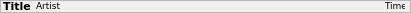
<?xml version="1.0" encoding="UTF-8"?>
<ui version="4.0">
 <class>PlaylistEntrySmall</class>
 <widget class="QFrame" name="PlaylistEntrySmall">
  <property name="geometry">
   <rect>
    <x>0</x>
    <y>0</y>
    <width>411</width>
    <height>13</height>
   </rect>
  </property>
  <property name="windowTitle">
   <string>PlaylistEntrySmall</string>
  </property>
  <property name="frameShape">
   <enum>QFrame::StyledPanel</enum>
  </property>
  <property name="frameShadow">
   <enum>QFrame::Raised</enum>
  </property>
  <layout class="QGridLayout" name="gridLayout">
   <property name="leftMargin">
    <number>2</number>
   </property>
   <property name="topMargin">
    <number>0</number>
   </property>
   <property name="rightMargin">
    <number>5</number>
   </property>
   <property name="bottomMargin">
    <number>0</number>
   </property>
   <property name="spacing">
    <number>5</number>
   </property>
   <item row="0" column="0">
    <widget class="QLabel" name="lab_title">
     <property name="minimumSize">
      <size>
       <width>0</width>
       <height>10</height>
      </size>
     </property>
     <property name="maximumSize">
      <size>
       <width>546</width>
       <height>10</height>
      </size>
     </property>
     <property name="font">
      <font>
       <family>DejaVu Sans</family>
       <pointsize>8</pointsize>
       <weight>75</weight>
       <bold>true</bold>
      </font>
     </property>
     <property name="text">
      <string>Title</string>
     </property>
    </widget>
   </item>
   <item row="0" column="3">
    <widget class="QLabel" name="lab_time">
     <property name="minimumSize">
      <size>
       <width>20</width>
       <height>10</height>
      </size>
     </property>
     <property name="maximumSize">
      <size>
       <width>20</width>
       <height>10</height>
      </size>
     </property>
     <property name="font">
      <font>
       <family>DejaVu Sans</family>
       <pointsize>7</pointsize>
      </font>
     </property>
     <property name="lineWidth">
      <number>0</number>
     </property>
     <property name="text">
      <string>Time</string>
     </property>
    </widget>
   </item>
   <item row="0" column="1">
    <widget class="QLabel" name="lab_artist">
     <property name="minimumSize">
      <size>
       <width>0</width>
       <height>10</height>
      </size>
     </property>
     <property name="maximumSize">
      <size>
       <width>500</width>
       <height>10</height>
      </size>
     </property>
     <property name="font">
      <font>
       <family>DejaVu Sans</family>
       <pointsize>7</pointsize>
      </font>
     </property>
     <property name="text">
      <string>Artist</string>
     </property>
    </widget>
   </item>
   <item row="0" column="2">
    <spacer name="horizontalSpacer">
     <property name="orientation">
      <enum>Qt::Horizontal</enum>
     </property>
     <property name="sizeHint" stdset="0">
      <size>
       <width>40</width>
       <height>5</height>
      </size>
     </property>
    </spacer>
   </item>
  </layout>
 </widget>
 <resources/>
 <connections/>
</ui>
